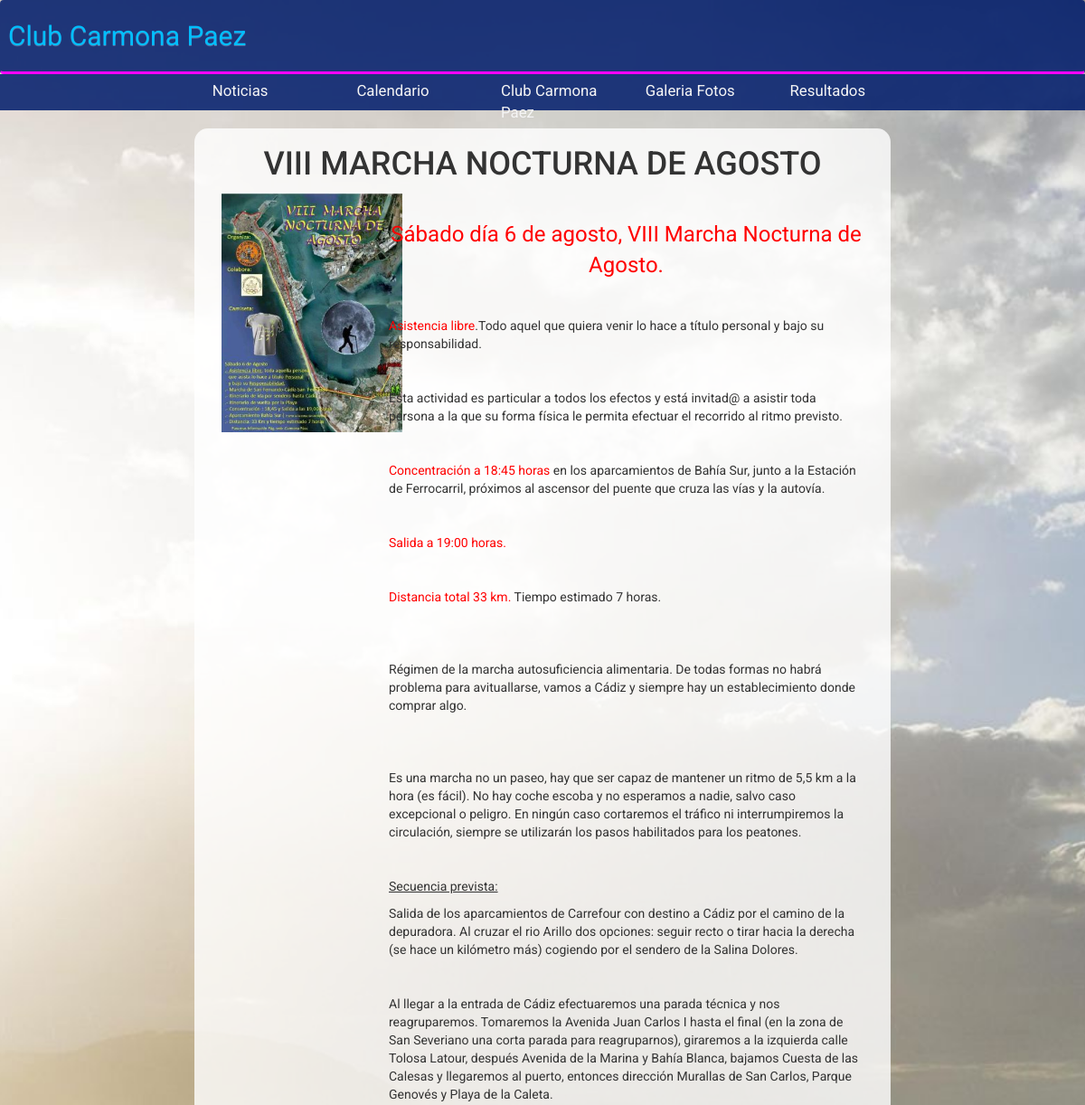
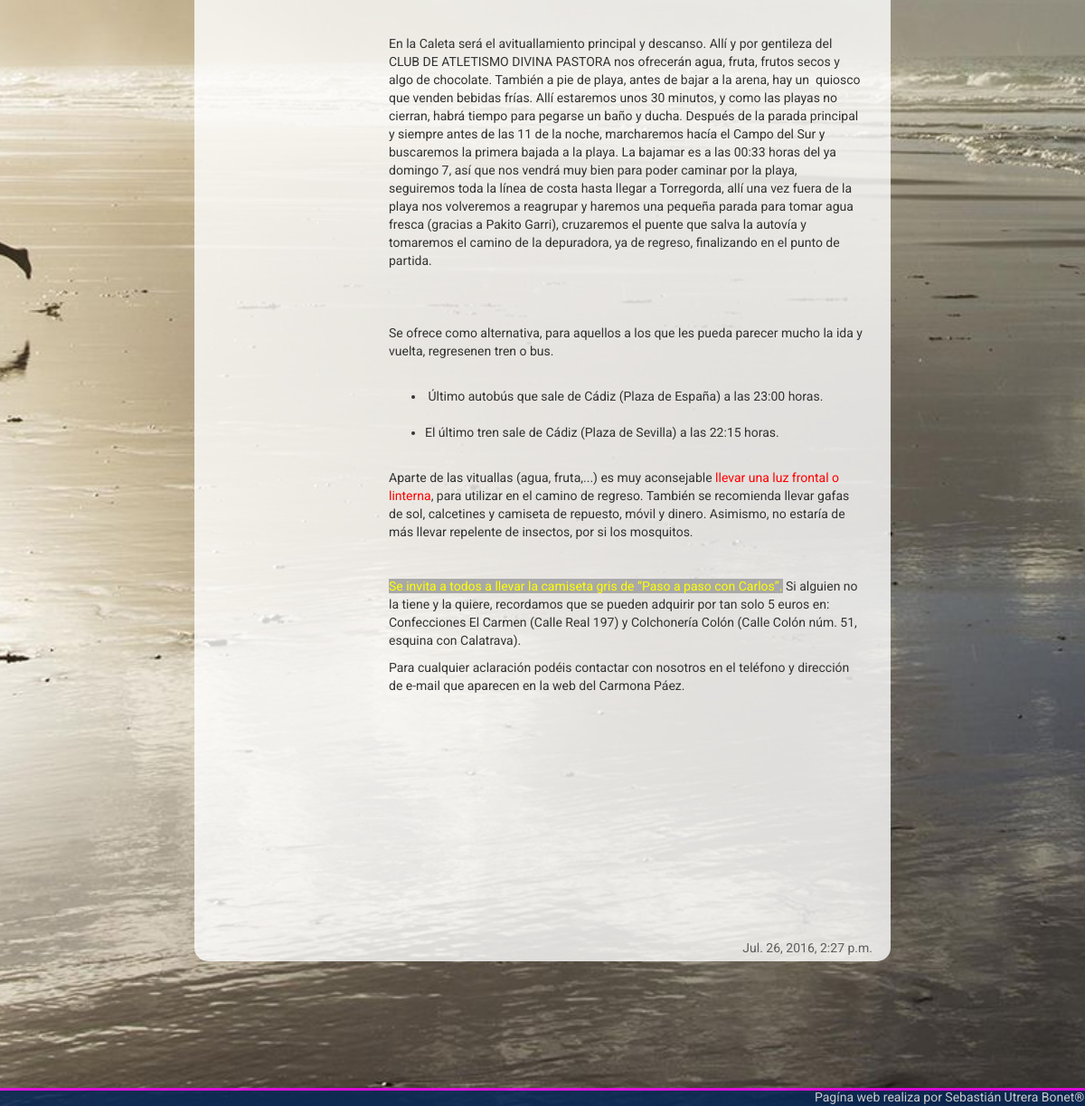
/ficha/1, run on the app's committed database (2 pictures, top to bottom).
### clubcarmona/models.py (models this page shows, shortened)
class Post(models.Model):
	autor = models.ForeignKey('auth.User')
	titulo = models.CharField(max_length=250)
	texto = RichTextField(max_length=99999999)
	fecha = models.DateTimeField(default=timezone.now)
	fecha_publicacion = models.DateTimeField(blank=True, null=True)
	foto = models.ImageField(upload_to='static/img/proximosEventos', default="nofoto.jpg", null=True)

### clubcarmona/views.py (the view)
# urls.py: url(r'^ficha', views.ficha, name='ficha'),
def ficha(request):
	path = request.path[7::]
	posts = Post.objects.filter(pk=path)
	hora = calcularHora(Post.objects.filter(pk=path))
	print(hora)
	return render(request, 'Club/ficha.html',{'posts':posts, 'hora':hora,})

### clubcarmona/views.py (called while the page is built)
def calcularHora(posts):
	hora=00
	minu=00
	hor = ""
	for i in posts:
		hora = i.fecha.hour+2
		minu = i.fecha.minute
	hor = str(hora)+":"+str(minu)
	return hor

### clubcarmona/templates/Club/ficha.html (shortened to what this page needs)
{% extends "Club/plantilla.html" %}
{% block content %}
    <div class="col-lg-12"
         style="background-color: rgba(255, 255, 255, 0.80); border-radius: 15px; margin-bottom: 80px;">
    {% for post in posts %}
        <h1 style="text-align: center">{{ post.titulo }}</h1>
        {% if post.foto.name != 'nofoto.jpg' %}
            <div class="col-lg-3"><a href="../{{ post.foto }}"><img src="../{{ post.foto }}" style="width: 200px;"></a>
            </div>
        {% else %}
            <div class="col-lg-3"></div>
        {% endif %}
        {% autoescape off %}
            <div class="col-lg-9">{{ post.texto|linebreaks }} </div>
        {% endautoescape %}
        <div class="row" style="text-align: right; color: #3c3c3c; opacity: 0.8; margin: 15px 5px 5px 5px">{{ post.fecha_publicacion }}</div>
    {% endfor %}
{% endblock %}

### static/css/style.css (style rules this page uses)
body { background-color: rgba(22, 11, 0, 0.18); margin: 0; padding: 0; font-family: 'Roboto', sans-serif; }

### data on the page
Post: titulo "VIII MARCHA NOCTURNA DE AGOSTO", foto (picture), texto "Sábado día 6 de agosto, VIII Marcha Nocturna de Agosto. Asistencia libre .Todo aquel que quiera venir lo hace a título personal y bajo su responsabilidad. Esta actividad es particular a todos los efectos y está invitad@ a asistir toda persona a la que su forma física le permita efectuar el recorrido al ritmo previsto. Concentración a 18:45 h oras en los aparcamientos de Bahía Sur, junto a la Estación de Ferrocarril, próximos al ascensor del puente que cruza las vías y la autovía. Salida a 19:00 horas. Distancia total 33 km. Tiempo estimado 7 horas. Régimen de la marcha autosuficiencia alimentaria. De todas formas no habrá problema para avituallarse, vamos a Cádiz y siempre hay un…", fecha_publicacion "Jul. 26, 2016, 2:27 p.m."
